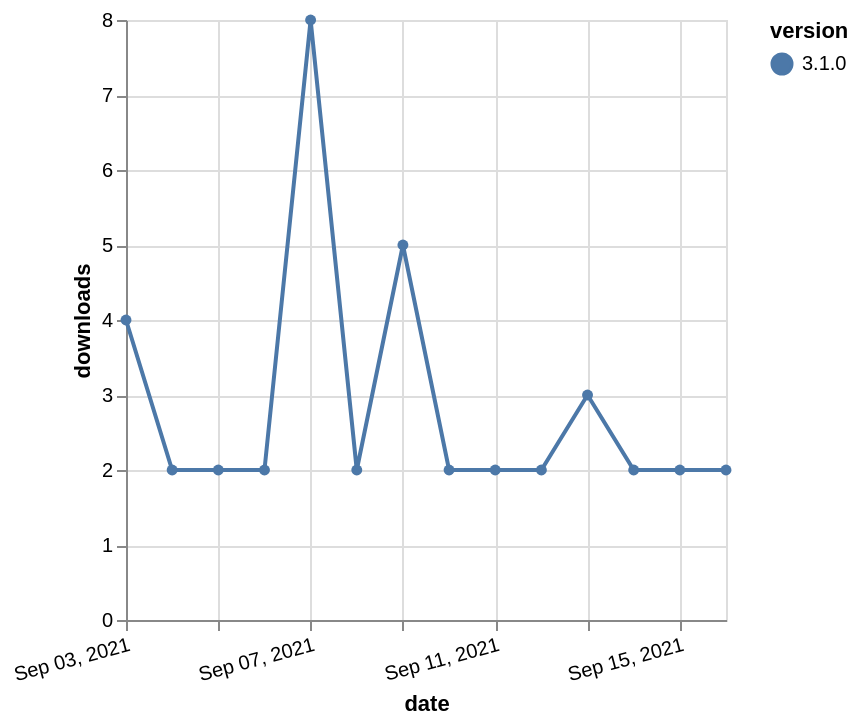

Write the Vega-Lite specification saved for this chart.
### Vega-Lite specification from a JSON file in a GitHub repository (floating-point values rounded to 4 significant figures)
{"$schema": "https://vega.github.io/schema/vega-lite/v5.json", "description": "A simple bar chart with embedded data.", "data": {"values": [{"date": "2021-09-03", "total": 8510, "delta": 4, "version": "3.1.0"}, {"date": "2021-09-04", "total": 8512, "delta": 2, "version": "3.1.0"}, {"date": "2021-09-05", "total": 8514, "delta": 2, "version": "3.1.0"}, {"date": "2021-09-06", "total": 8516, "delta": 2, "version": "3.1.0"}, {"date": "2021-09-07", "total": 8524, "delta": 8, "version": "3.1.0"}, {"date": "2021-09-08", "total": 8526, "delta": 2, "version": "3.1.0"}, {"date": "2021-09-09", "total": 8531, "delta": 5, "version": "3.1.0"}, {"date": "2021-09-10", "total": 8533, "delta": 2, "version": "3.1.0"}, {"date": "2021-09-11", "total": 8535, "delta": 2, "version": "3.1.0"}, {"date": "2021-09-12", "total": 8537, "delta": 2, "version": "3.1.0"}, {"date": "2021-09-13", "total": 8540, "delta": 3, "version": "3.1.0"}, {"date": "2021-09-14", "total": 8542, "delta": 2, "version": "3.1.0"}, {"date": "2021-09-15", "total": 8544, "delta": 2, "version": "3.1.0"}, {"date": "2021-09-16", "total": 8546, "delta": 2, "version": "3.1.0"}]}, "width": "container", "mark": {"type": "line", "point": {"filled": true}}, "encoding": {"x": {"field": "date", "type": "temporal", "timeUnit": "yearmonthdate", "title": "date", "axis": {"labelAngle": -15}}, "y": {"field": "delta", "type": "quantitative", "title": "downloads"}, "color": {"field": "version", "type": "nominal"}, "tooltip": {"field": "delta"}}}
